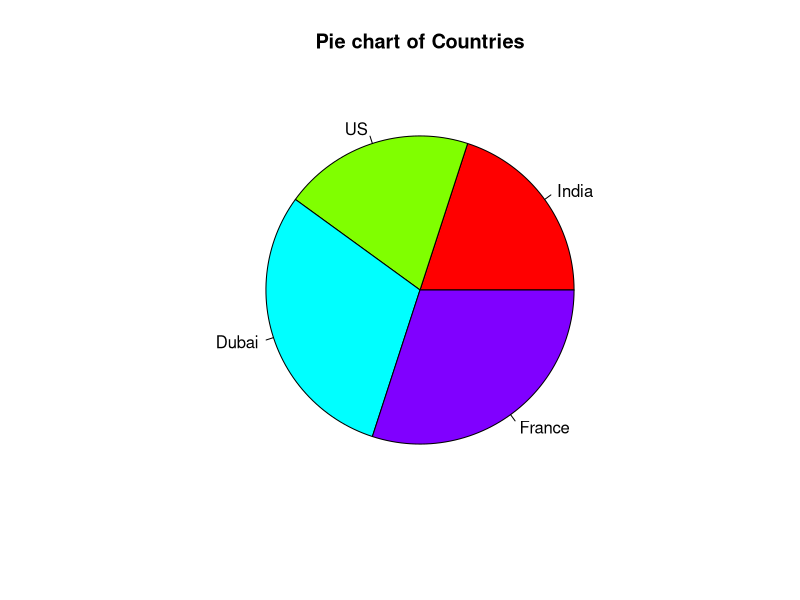
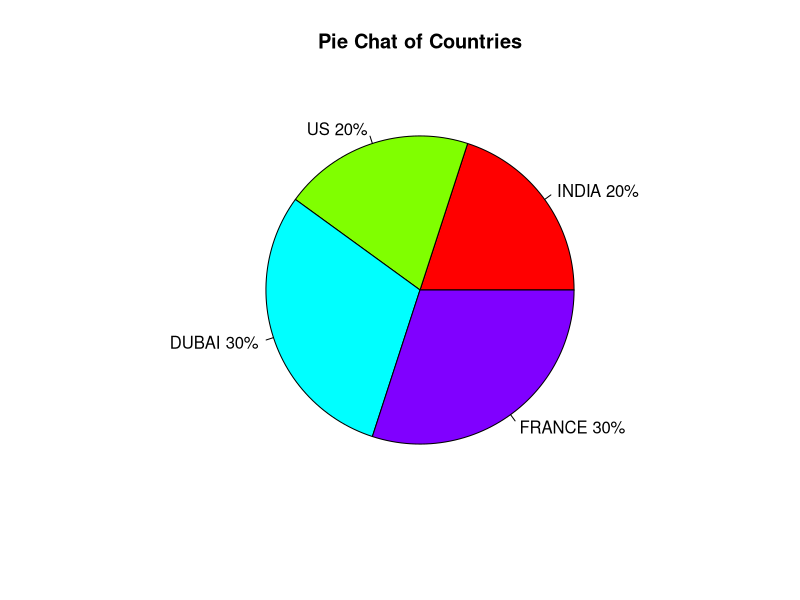
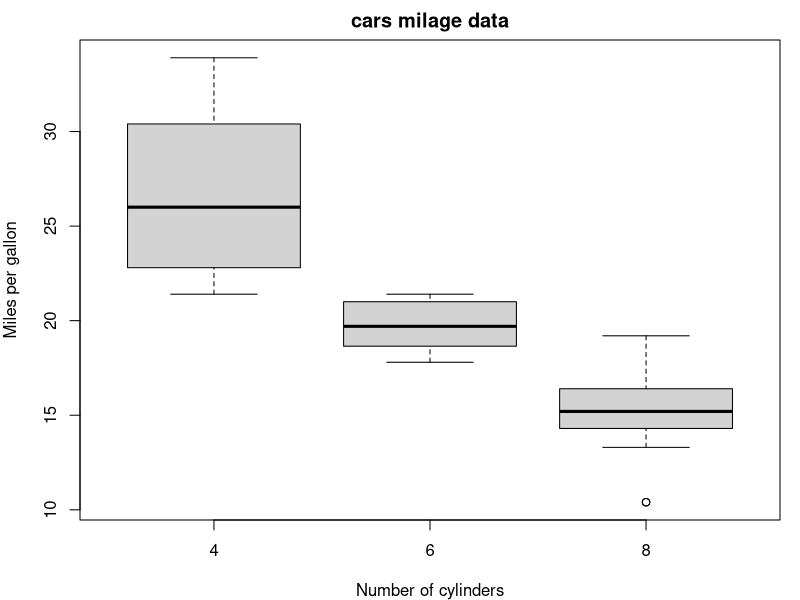
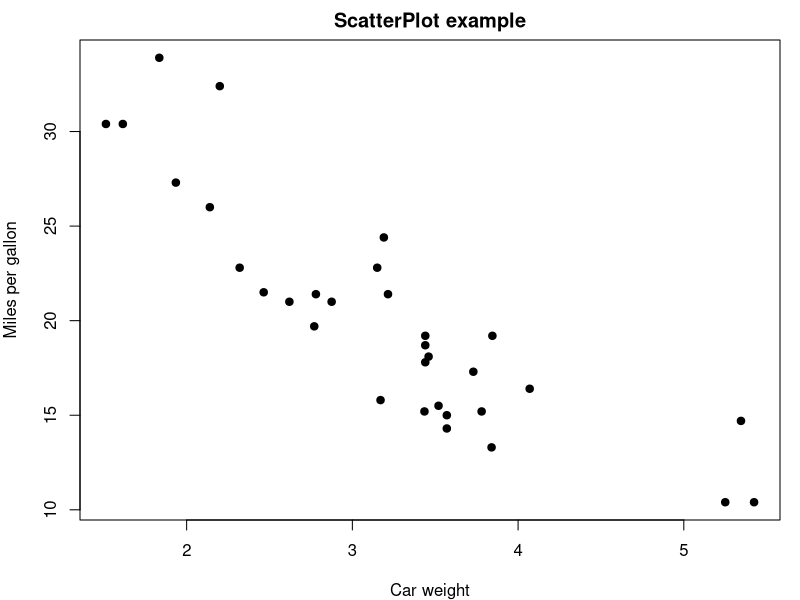

The R source for these figures, in order:
#1
# simple pie chart
slices <- c(20, 20, 30, 30)  # values for the size
label <- c("India", "US", "Dubai", "France")  # labels for slices
# pie chart with colors and title
pie(slices, labels = label, main = "Pie chart of Countries", col = rainbow(length(slices)))


#2 Pie chart with %
slices<-c(20,20,30,30)
label<-c("INDIA","US","DUBAI","FRANCE")
pct<-round(slices/sum(slices)*100)
label<-paste(label,pct)
label<-paste(label,"%",sep="")
pie(slices,labels = label,col = rainbow(length(label)),main="Pie Chat of Countries")

#3
# Box plot
par(mar=c(4,4,2,1))
data(mtcars)
boxplot(mpg~cyl,data = mtcars,main="cars milage data",xlab="Number of cylinders",ylab = "Miles per gallon")

#4 Scatter diagram
attach(mtcars)
plot(wt,mpg,main="ScatterPlot example",xlab="Car weight",ylab="Miles per gallon",pch=19)